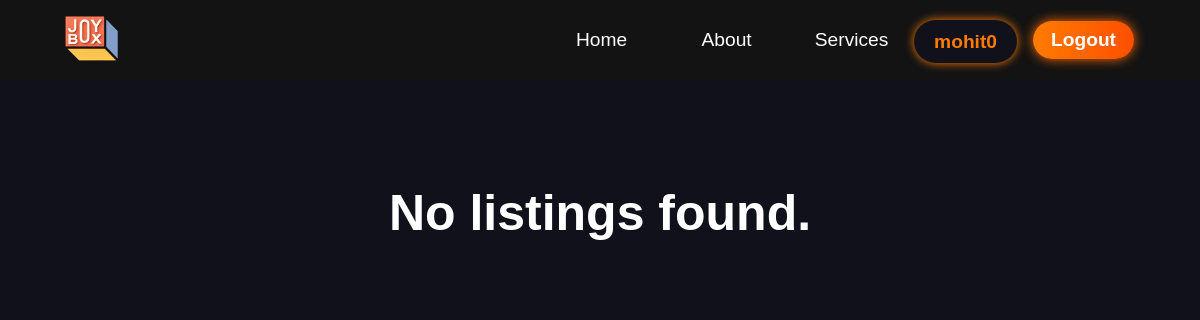
/dashboard/ (signed in), run on an earlier commit of the app's database.
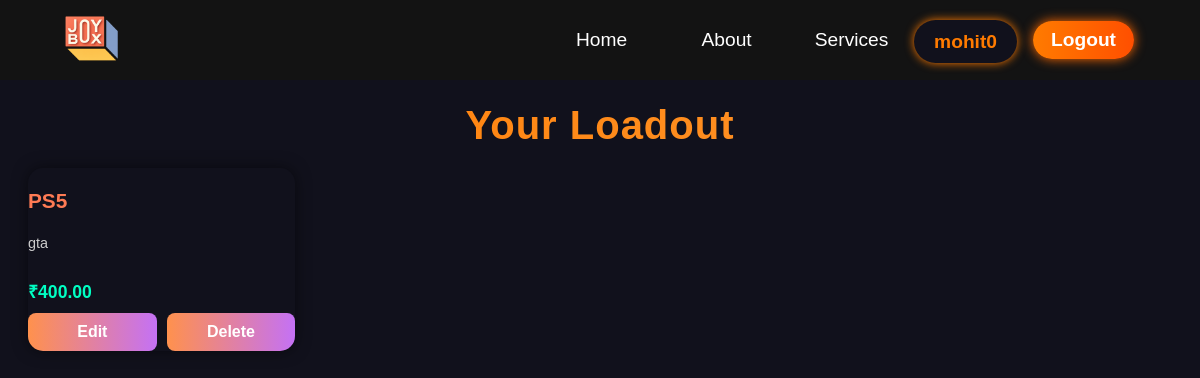
And on a later commit of the database.
### Homeapp/models.py (models this page shows, shortened)
class ConsoleListing(models.Model):
    user=models.ForeignKey(User,on_delete=models.CASCADE)
    console_name=models.CharField(max_length=60)
    description=models.TextField()
    price=models.DecimalField(max_digits=10,decimal_places=2)
    location=models.CharField(max_length=100)
    available=models.BooleanField(default=True)
    photo1=models.ImageField(upload_to='console_photos/',null=False,blank=False)
    photo2=models.ImageField(upload_to='console_photos/',null=False,blank=False)
    posted_at=models.DateTimeField(auto_now_add=True)

### Homeapp/views.py (the view)
# urls.py: path('dashboard/', views.dashboard, name='dashboard'),
@login_required
def dashboard(request):
    listings = ConsoleListing.objects.filter(user=request.user)
    return render(request,'dashboard/dashboard.html',{'listings':listings})

### Homeapp/templates/dashboard/dashboard.html (shortened to what this page needs)
{% load static %}
<!DOCTYPE html>
<html lang="en">
<head>
    <link rel="stylesheet" href="{% static "css/dashboard.css" %}">
</head>
<body>
    <nav class="navbar">
      <div class="navbar__container">
        <img src="{% static "images/JoyBox.png" %}" alt="JoyBox">
        <ul class="navbar__menu">
          <li class="navbar__item">
            <a href="{%url 'home' %}" class="navbar__links" id="home-page">Home</a>
          </li>
          <li class="navbar__item">
            <a href="{%url 'home'%}#about" class="navbar__links" id="about-page">About</a>
          </li>
          <li class="navbar__item">
            <a href="{%url 'home'%}#services" class="navbar__links" id="services-page"
              >Services</a
            >
          </li>
          {% if user.is_authenticated %}
          <li class="navbar__item">
            <a href="#" class="username-button">{{ user.username }}</a>
          </li>
          <li class="navbar__btn">
            <a href="{% url 'logout' %}" class="button">Logout</a>
          </li>
        {% else %}
          <li class="navbar__btn">
            <a href="{% url 'loginpage' %}" class="button" id="signup">Sign In</a>
          </li>
        {% endif %}
        </ul>
      </div>
    </nav>
{% if listings %}
  <div class="dashboard-container">
    <h2 class="dashboard-heading">Your Loadout</h2>
    <div class="dashboard-listings">
      {% for listing in listings %}
        <div class="dashboard-card">
          <h3 class="dashboard-title">{{ listing.console_name }}</h3>
          <p class="dashboard-description">{{ listing.description }}</p>
          <p class="dashboard-price">₹{{ listing.price }}</p>
          <div class="dashboard-actions">
            <a href="{% url 'edit_listing' listing.pk %}">Edit</a>
            <a href="{% url 'delete_listing' listing.pk %}">Delete</a>
          </div>
        </div>
      {% endfor %}
    </div>
  </div>
{% else %}
<p style="color: white;">Total listings: {{ listings|length }}</p>
  <p style="color: white; font-weight: bold; text-align: center; margin-top: 150px; font-size: 50px;">No listings found.</p>
{% endif %}
</body>
</html>

What changed in the data, as far as the page shows it:
added ConsoleListing: console_name "PS5", description "gta", price "400.00"
Also different on the page:
text no longer shown: "No listings found."
text now shown: "Your Loadout"
